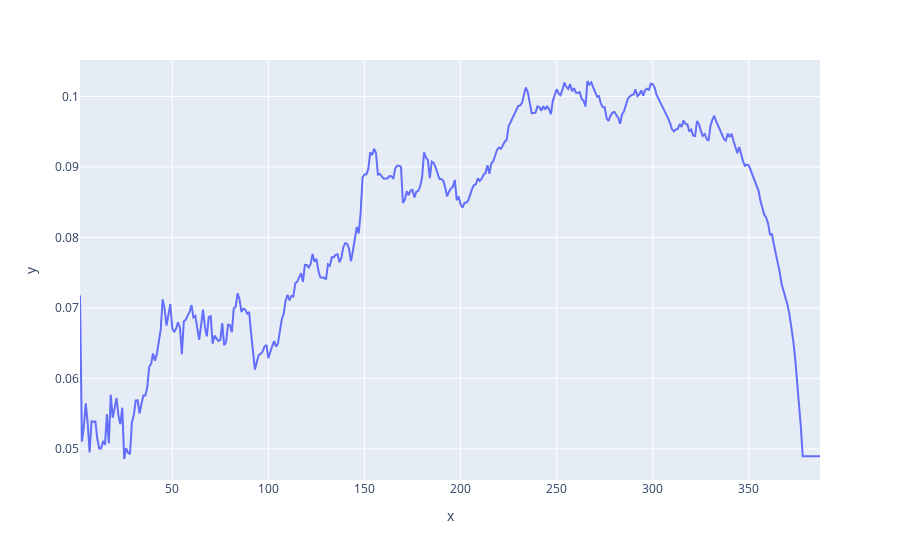

The code cell stored with this chart in its notebook:
### Code cell
print(f"Best n clusters = {best_n_clusters['n']} with a silhouette score of {best_n_clusters['score']}")
px.line(x=range(2, len(df_embeddings)), y=silhouettes)

### Figure 1 — Plotly figure (JSON) as saved in the notebook; plotly's stock layout.template omitted (floating-point values rounded to 4 significant figures; data arrays with more than 128 entries replaced by an {"elided": "..."} marker saying what was removed)
{"data": [{"hovertemplate": "x=%{x}<br>y=%{y}<extra></extra>", "legendgroup": "", "line": {"color": "#636efa", "dash": "solid"}, "marker": {"symbol": "circle"}, "mode": "lines", "name": "", "orientation": "v", "showlegend": false, "type": "scatter", "x": {"elided": "386 int values"}, "xaxis": "x", "y": {"elided": "386 float values"}, "yaxis": "y"}], "layout": {"legend": {"tracegroupgap": 0}, "margin": {"t": 60}, "xaxis": {"anchor": "y", "domain": [0, 1], "title": {"text": "x"}}, "yaxis": {"anchor": "x", "domain": [0, 1], "title": {"text": "y"}}}}
